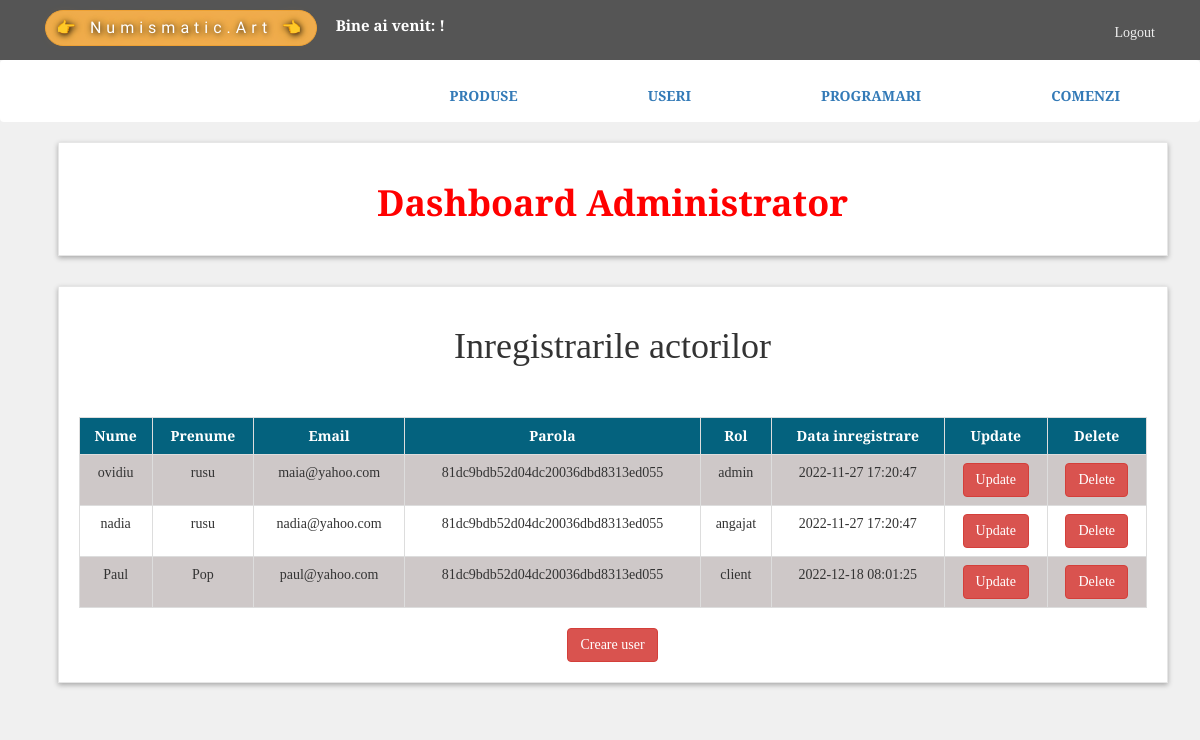
/admin/vizualizare_user.php, run on the app's committed database.
### tables this page shows
CREATE TABLE `users` (
  `user_id` int(100) NOT NULL,
  `nume` varchar(100) NOT NULL,
  `prenume` varchar(100) NOT NULL,
  `email` varchar(100) NOT NULL,
  `parola` varchar(100) NOT NULL,
  `rol` enum('admin','angajat','client','') NOT NULL DEFAULT 'client',
  `create_at` timestamp NOT NULL DEFAULT current_timestamp()
);

### admin/vizualizare_user.php (the view, shortened to what this page needs)
<?php
include("includes/header.php");
?>
<div id="content">
    <div class="container">
        <div class="col-md-12">
            <div class="box">
                <center>
                    <h1 style="color:red"><b>Dashboard Administrator</b></h1>
                </center>
            </div>
        </div>
        <div class="col-md-12">
            <div class="box">
                <center>
                    <h1>Inregistrarile actorilor</h1>
                </center><br><br>
                <div class="table-responsive">
                    <table class="table">
                        <tr>
                            <th>Nume</th>
                            <th>Prenume</th>
                            <th>Email</th>
                            <th>Parola</th>
                            <th>Rol</th>
                            <th>Data inregistrare</th>
                            <th>Update</th>
                            <th>Delete</th>
                        </tr>
                        <?php
                        include_once 'conectare.php';
                        $sql = "SELECT * FROM users ";
                        $results = mysqli_query($mysqli, $sql);
                        while ($row = mysqli_fetch_array($results)) {
                            echo " <tr>
                                          <td>" . $row['nume'] . "</td>
                                         <td>" . $row['prenume'] . "</td>
                                          <td>" . $row['email'] . "</td>
                                         <td>" . $row['parola'] . "</td>
                                         <td>" . $row['rol'] . "</td>
                                         <td>" . $row['create_at'] . "</td>
                                        <td><a  href='modificare_user.php?id=$row[user_id]'><button type='button' class='btn btn-danger'>Update</button></a></td>
                                         <td><a href='delete_user.php?id=$row[user_id]'><button type='button' class='btn btn-danger'>Delete</button></a></a></td>
                                       </tr>";
                        }
                        ?>
                    </table>
                </div>
                <div class="form-row bt-sef">
                    <center><a href="insert_users.php"><button type="button" class="btn btn-danger">Creare user</button></a></center>
                </div>
            </div>
        </div>
    </div>
</div>
</body>
</html>

### admin/style.css (style rules this page uses)
body { font-size: 14px; line-height: 1.42857143; color: #333; background-color: #f0f0f0; overflow-x: hidden; font-family: "Libre Baskerville", serif; }
.box { background: #fff; margin: 0 0 30px; border: solid 1px #e6e6e6; box-sizing: border-box; padding: 20px; box-shadow: 0px 2px 5px rgba(0, 0, 0, 0.3); }
#content { padding-left: 25px; }
td, th { border: 1px solid #ddd; padding: 32px; text-align: center; }
tr:nth-child(even) { background-color: #cec8c8; }
th { padding-top: 10px; padding-bottom: 10px; text-align: left; background-color: #04627e; color: white; text-align: center; }

### data on the page
users: nume "ovidiu", prenume "rusu", email "maia@yahoo.com", parola "81dc9bdb52d04dc20036dbd8313ed055", rol "admin", create_at "2022-11-27 17:20:47"
users: nume "nadia", prenume "rusu", email "nadia@yahoo.com", parola "81dc9bdb52d04dc20036dbd8313ed055", rol "angajat", create_at "2022-11-27 17:20:47"
users: nume "Paul", prenume "Pop", email "paul@yahoo.com", parola "81dc9bdb52d04dc20036dbd8313ed055", rol "client", create_at "2022-12-18 08:01:25"
